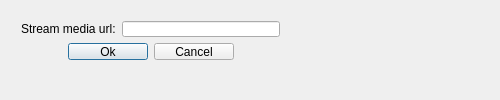
<?xml version="1.0" encoding="UTF-8"?>
<ui version="4.0">
 <class>NetworkUrlDlg</class>
 <widget class="QDialog" name="NetworkUrlDlg">
  <property name="geometry">
   <rect>
    <x>0</x>
    <y>0</y>
    <width>500</width>
    <height>100</height>
   </rect>
  </property>
  <property name="sizePolicy">
   <sizepolicy hsizetype="Fixed" vsizetype="Fixed">
    <horstretch>0</horstretch>
    <verstretch>0</verstretch>
   </sizepolicy>
  </property>
  <property name="minimumSize">
   <size>
    <width>500</width>
    <height>100</height>
   </size>
  </property>
  <property name="maximumSize">
   <size>
    <width>500</width>
    <height>100</height>
   </size>
  </property>
  <property name="windowTitle">
   <string>Open Network Media</string>
  </property>
  <widget class="QWidget" name="gridLayoutWidget">
   <property name="geometry">
    <rect>
     <x>0</x>
     <y>0</y>
     <width>301</width>
     <height>71</height>
    </rect>
   </property>
   <layout class="QGridLayout" name="gridLayout">
    <item row="2" column="1">
     <layout class="QHBoxLayout" name="horizontalLayout_2">
      <item>
       <spacer name="horizontalSpacer">
        <property name="orientation">
         <enum>Qt::Horizontal</enum>
        </property>
        <property name="sizeHint" stdset="0">
         <size>
          <width>40</width>
          <height>20</height>
         </size>
        </property>
       </spacer>
      </item>
      <item>
       <widget class="QPushButton" name="btn_Ok">
        <property name="text">
         <string>Ok</string>
        </property>
       </widget>
      </item>
      <item>
       <widget class="QPushButton" name="btn_Cancel">
        <property name="text">
         <string>Cancel</string>
        </property>
       </widget>
      </item>
      <item>
       <spacer name="horizontalSpacer_2">
        <property name="orientation">
         <enum>Qt::Horizontal</enum>
        </property>
        <property name="sizeHint" stdset="0">
         <size>
          <width>40</width>
          <height>20</height>
         </size>
        </property>
       </spacer>
      </item>
     </layout>
    </item>
    <item row="1" column="1">
     <layout class="QHBoxLayout" name="horizontalLayout">
      <item>
       <spacer name="horizontalSpacer_3">
        <property name="orientation">
         <enum>Qt::Horizontal</enum>
        </property>
        <property name="sizeType">
         <enum>QSizePolicy::Preferred</enum>
        </property>
        <property name="sizeHint" stdset="0">
         <size>
          <width>10</width>
          <height>20</height>
         </size>
        </property>
       </spacer>
      </item>
      <item>
       <widget class="QLabel" name="label">
        <property name="sizePolicy">
         <sizepolicy hsizetype="Fixed" vsizetype="Preferred">
          <horstretch>0</horstretch>
          <verstretch>0</verstretch>
         </sizepolicy>
        </property>
        <property name="minimumSize">
         <size>
          <width>68</width>
          <height>0</height>
         </size>
        </property>
        <property name="text">
         <string>Stream media url:</string>
        </property>
       </widget>
      </item>
      <item>
       <widget class="QLineEdit" name="lineEdit"/>
      </item>
      <item>
       <spacer name="horizontalSpacer_4">
        <property name="orientation">
         <enum>Qt::Horizontal</enum>
        </property>
        <property name="sizeType">
         <enum>QSizePolicy::Preferred</enum>
        </property>
        <property name="sizeHint" stdset="0">
         <size>
          <width>10</width>
          <height>20</height>
         </size>
        </property>
       </spacer>
      </item>
     </layout>
    </item>
    <item row="0" column="1">
     <spacer name="verticalSpacer">
      <property name="orientation">
       <enum>Qt::Vertical</enum>
      </property>
      <property name="sizeType">
       <enum>QSizePolicy::Fixed</enum>
      </property>
      <property name="sizeHint" stdset="0">
       <size>
        <width>20</width>
        <height>10</height>
       </size>
      </property>
     </spacer>
    </item>
   </layout>
  </widget>
 </widget>
 <layoutdefault spacing="6" margin="11"/>
 <resources/>
 <connections>
  <connection>
   <sender>btn_Ok</sender>
   <signal>clicked()</signal>
   <receiver>NetworkUrlDlg</receiver>
   <slot>accept()</slot>
   <hints>
    <hint type="sourcelabel">
     <x>120</x>
     <y>58</y>
    </hint>
    <hint type="destinationlabel">
     <x>249</x>
     <y>50</y>
    </hint>
   </hints>
  </connection>
  <connection>
   <sender>btn_Cancel</sender>
   <signal>clicked()</signal>
   <receiver>NetworkUrlDlg</receiver>
   <slot>reject()</slot>
   <hints>
    <hint type="sourcelabel">
     <x>180</x>
     <y>58</y>
    </hint>
    <hint type="destinationlabel">
     <x>249</x>
     <y>50</y>
    </hint>
   </hints>
  </connection>
 </connections>
</ui>
